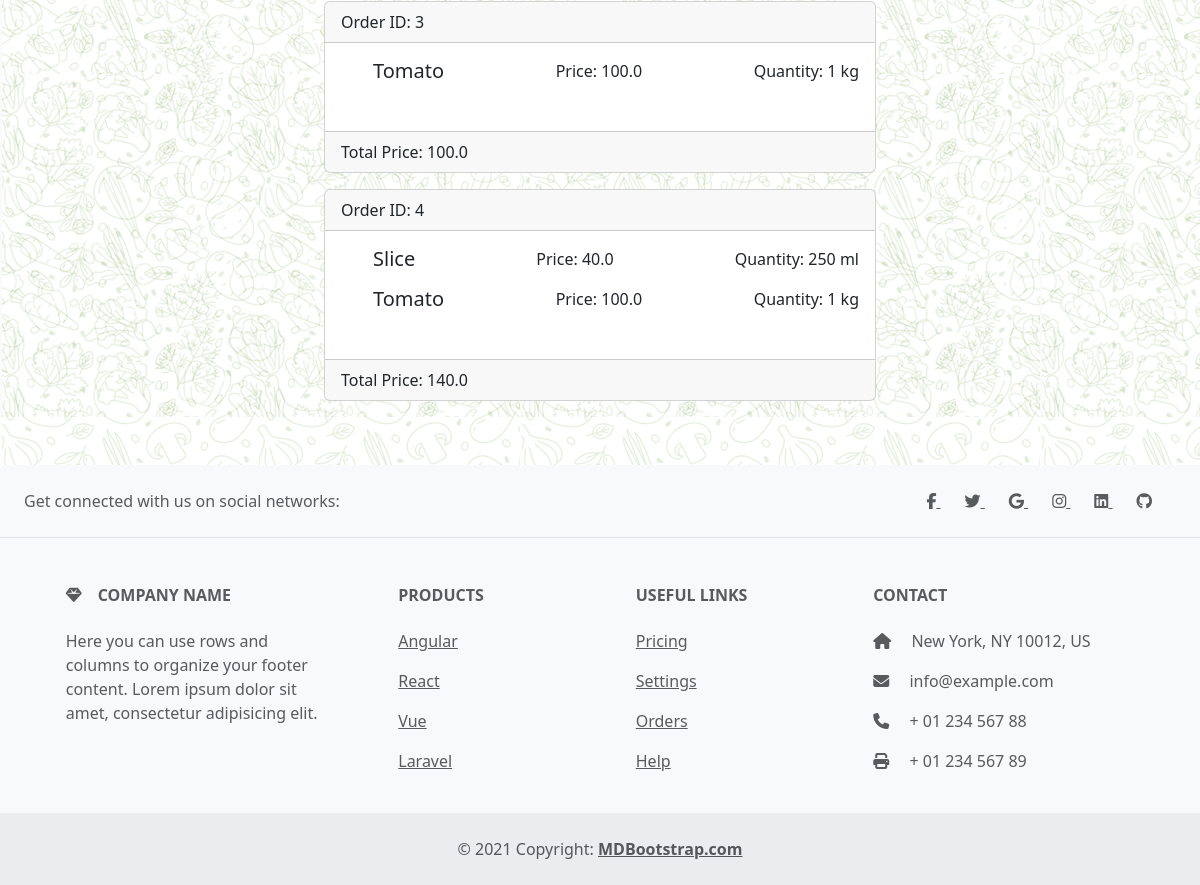
The app's page /my-orders (signed in, lower part), older data.
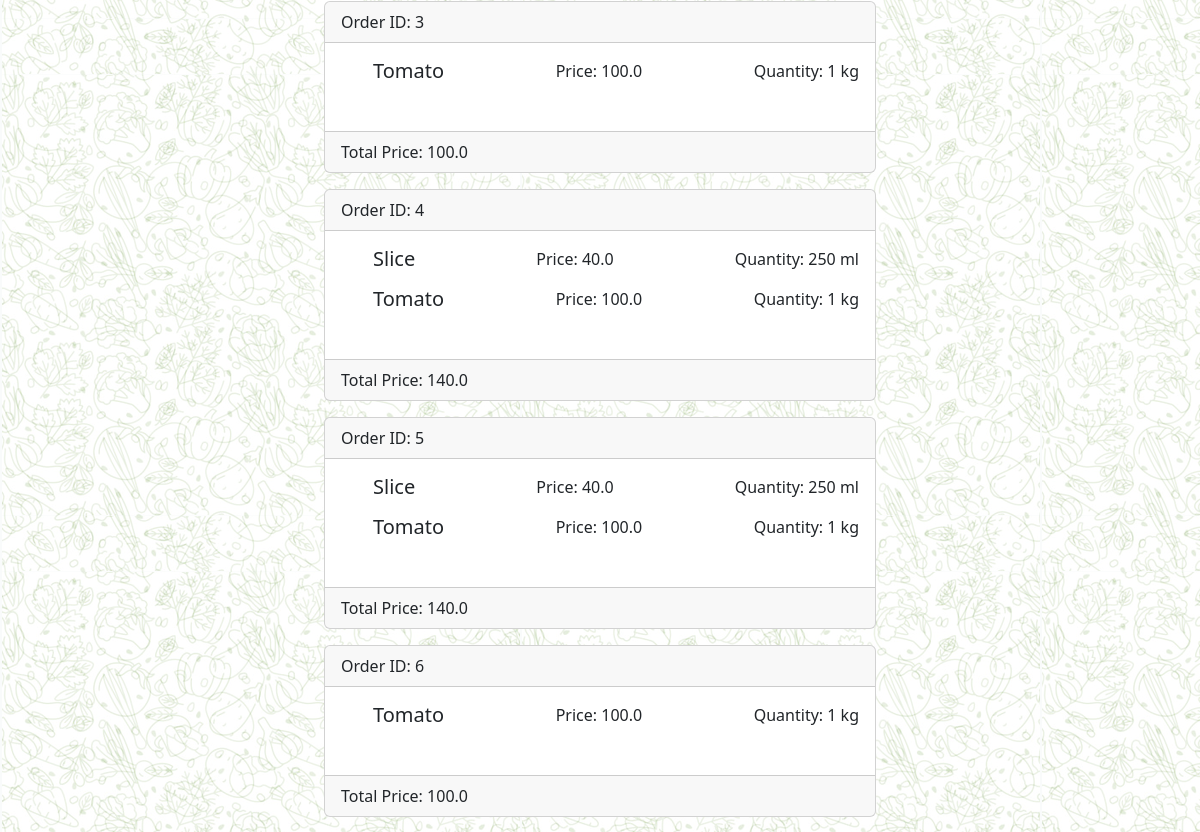
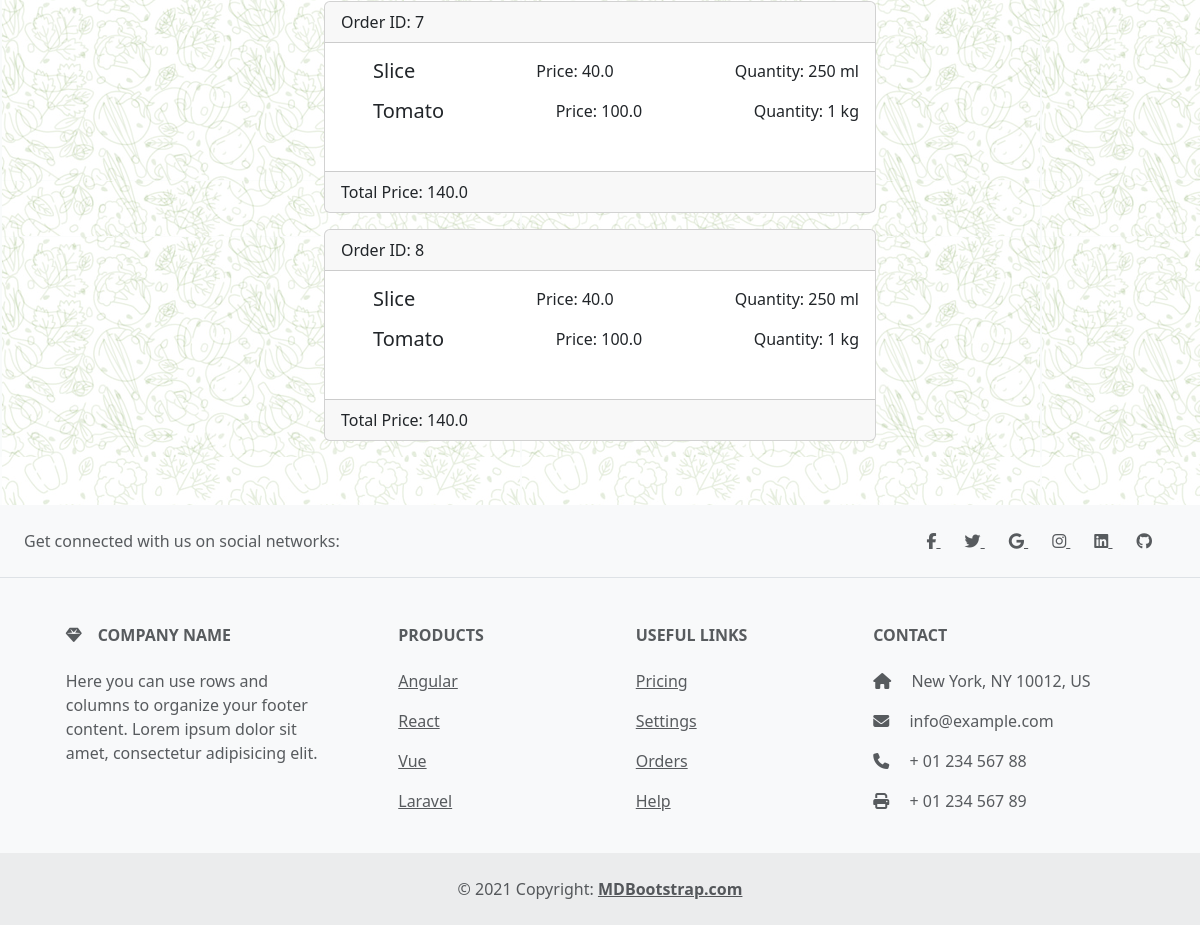
The same page, newer data (2 pictures, top to bottom).
### models.py (models this page shows)
class Order(db.Model):
    id = db.Column(db.Integer, primary_key=True)
    user_id = db.Column(db.Integer, db.ForeignKey('user.id'), nullable=False)
    products = db.relationship('Product', secondary='order_products', backref='order', lazy=True)

class Product(db.Model):
    id = db.Column(db.Integer, primary_key=True)
    name = db.Column(db.String(50))
    price = db.Column(db.Float)
    photo = db.Column(db.String(255))
    manufacturing_date = db.Column(db.Date)
    expiry_date = db.Column(db.Date)
    quantity = db.Column(db.Integer)
    quantity_unit = db.Column(db.String(10))
    number  = db.Column(db.Integer)
    timestamp_added = db.Column(db.DateTime, default=datetime.utcnow)
    category_id = db.Column(db.Integer, db.ForeignKey('category.id'))

### app.py (the view)
@app.route('/my-orders')
@login_required
def show_orders():
    orders = current_user.orders
    for order in orders:
        order.total_price = sum(product.price for product in order.products)
    return render_template('orders.html', orders=orders)

### app.py (called while the page is built)
@login_manager.user_loader
def load_user(id):
    return User.query.get(int(id))

### templates/orders.html
{% extends 'base.html' %}
{% block content %}
<div class="container-fluid bg-image">
    <div class="row justify-content-center">
        <div class="col-xl-6 col-lg-7 col-md-8">
            <div class="container mt-5">
                {% if orders %}
                {% for order in orders %}
                <div class="card mb-3">
                    <div class="card-header">
                        Order ID: {{ order.id }}
                    </div>
                    <div class="card-body">
                        <ul>
                            {% for product in order.products %}
                            <div class="d-flex justify-content-between">
                                <h5 class="card-title">{{ product.name }}</h5>
                                <p class="card-text">Price: {{ product.price }}</p>
                                <p class="card-text">Quantity: {{ product.quantity }} {{product.quantity_unit}}</p>
                            </div>
                            {% endfor %}
                        </ul>
                    </div>
                    <div class="card-footer">
                        Total Price: {{ order.total_price }}
                    </div>
                </div>
                {% endfor %}
                {% else %}
                <p class="text-center mt-4">Your cart is empty.</p>
                <div>
                    <a href="{{ url_for('dashboard') }}" class="btn btn-outline-success">Buy Products</a>
                </div>
                {% endif %}
            </div>
        </div>
    </div>
</div>
{% endblock %}

### templates/base.html (shortened to what this page needs)
<!DOCTYPE html>
<html lang="en">
<head>
  <link rel="stylesheet" type="text/css" href="/static/style.css">
  <link href="https://cdn.jsdelivr.net/npm/bootstrap@5.3.0/dist/css/bootstrap.min.css" rel="stylesheet">
</head>
{% from 'macros/navigation.html' import navigation %}
<body class="bg-image">
</body >
{% block content %}
{% endblock %}
<footer class="text-center text-lg-start bg-light text-muted mt-5">
  <section class="d-flex justify-content-center justify-content-lg-between p-4 border-bottom">
    <div class="me-5 d-none d-lg-block">
      <span>Get connected with us on social networks:</span>
    </div>
    <div>
      <a href="" class="me-4 text-reset">
        <i class="fab fa-facebook-f"></i>
      </a>
      <a href="" class="me-4 text-reset">
        <i class="fab fa-twitter"></i>
      </a>
      <a href="" class="me-4 text-reset">
        <i class="fab fa-google"></i>
      </a>
      <a href="" class="me-4 text-reset">
        <i class="fab fa-instagram"></i>
      </a>
      <a href="" class="me-4 text-reset">
        <i class="fab fa-linkedin"></i>
      </a>
      <a href="" class="me-4 text-reset">
        <i class="fab fa-github"></i>
      </a>
    </div>
  </section>
  <section class="">
    <div class="container text-center text-md-start mt-5">
      <div class="row mt-3">
        <div class="col-md-3 col-lg-4 col-xl-3 mx-auto mb-4">
          <h6 class="text-uppercase fw-bold mb-4">
            <i class="fas fa-gem me-3"></i>Company name
          </h6>
          <p>
            Here you can use rows and columns to organize your footer content. Lorem ipsum
            dolor sit amet, consectetur adipisicing elit.
          </p>
        </div>
        <div class="col-md-2 col-lg-2 col-xl-2 mx-auto mb-4">
          <h6 class="text-uppercase fw-bold mb-4">
            Products
          </h6>
          <p>
            <a href="#!" class="text-reset">Angular</a>
          </p>
          <p>
            <a href="#!" class="text-reset">React</a>
          </p>
          <p>
            <a href="#!" class="text-reset">Vue</a>
          </p>
          <p>
            <a href="#!" class="text-reset">Laravel</a>
          </p>
        </div>
        <div class="col-md-3 col-lg-2 col-xl-2 mx-auto mb-4">
          <h6 class="text-uppercase fw-bold mb-4">
            Useful links
          </h6>
          <p>
            <a href="#!" class="text-reset">Pricing</a>
          </p>
          <p>
            <a href="#!" class="text-reset">Settings</a>
          </p>
          <p>
            <a href="#!" class="text-reset">Orders</a>
          </p>
          <p>
            <a href="#!" class="text-reset">Help</a>
          </p>
        </div>
        <div class="col-md-4 col-lg-3 col-xl-3 mx-auto mb-md-0 mb-4">
          <h6 class="text-uppercase fw-bold mb-4">Contact</h6>
          <p><i class="fas fa-home me-3"></i> New York, NY 10012, US</p>
          <p>
            <i class="fas fa-envelope me-3"></i>
            info@example.com
          </p>
          <p><i class="fas fa-phone me-3"></i> + 01 234 567 88</p>
          <p><i class="fas fa-print me-3"></i> + 01 234 567 89</p>
        </div>
      </div>
    </div>
  </section>
  <div class="text-center p-4" style="background-color: rgba(0, 0, 0, 0.05);">
    © 2021 Copyright:
    <a class="text-reset fw-bold" href="https://mdbootstrap.com/">MDBootstrap.com</a>
  </div>
</footer>
</html>

### static/style.css (style rules this page uses)
.bg-image { background-image: url('/static/images/bg-image.png'); }

Row changes from the older to the newer data that the page shows:
added Order: id "5", total_price "140.0", Product (name "Slice", price "40.0", quantity "250", quantity_unit "ml"), Product (name "Tomato", price "100.0", quantity "1", quantity_unit "kg")
added Order: id "6", total_price "100.0", Product (name "Tomato", price "100.0", quantity "1", quantity_unit "kg")
added Order: id "7", total_price "140.0", Product (name "Slice", price "40.0", quantity "250", quantity_unit "ml"), Product (name "Tomato", price "100.0", quantity "1", quantity_unit "kg")
added Order: id "8", total_price "140.0", Product (name "Slice", price "40.0", quantity "250", quantity_unit "ml"), Product (name "Tomato", price "100.0", quantity "1", quantity_unit "kg")
